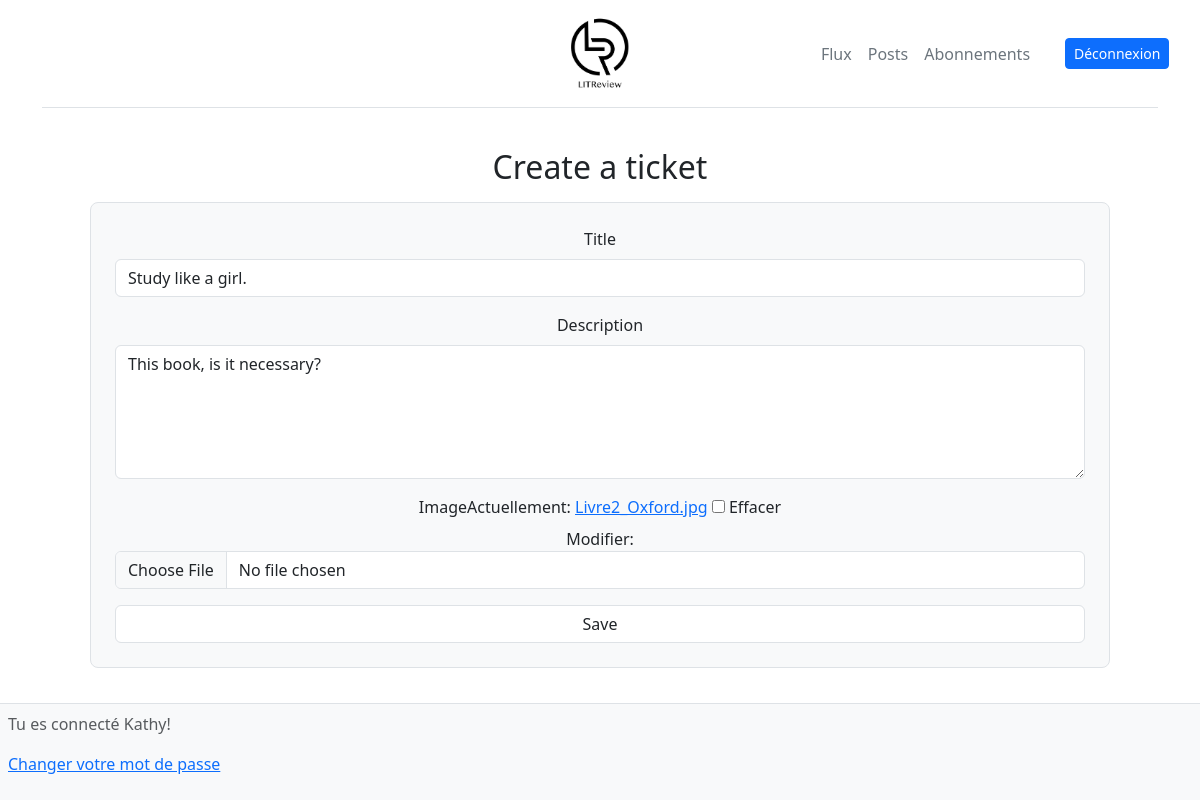
Screenshot of /update_ticket/49 (signed in) with the database file from the repository.
### mvp/models.py (models this page shows, shortened)
class Ticket(models.Model):
    title = models.CharField(max_length=128)
    description = models.TextField(max_length=2048, blank=True)
    user = models.ForeignKey(to=settings.AUTH_USER_MODEL, on_delete=models.CASCADE)
    image = models.ImageField(null=True, blank=True)
    time_created = models.DateTimeField(auto_now_add=True)
    IMAGE_MAX_SIZE = (800, 800)

### authentication/models.py (models this page shows, shortened)
class MyUser(AbstractBaseUser, PermissionsMixin):
    username = models.CharField(max_length=40, unique=True)
    USERNAME_FIELD = 'username'
    EMAIL_FIELD = 'email'
    ADMINISTRATOR = 'ADMINISTRATOR'
    SUBSCRIBER = 'SUBSCRIBER'
    ROLE_CHOICES = [
        (ADMINISTRATOR, 'Administrateur'),
        (SUBSCRIBER, 'Utilisateur'),
    ]
    REQUIRED_FIELDS = ['email']
    email = models.EmailField(
        verbose_name='email address',
        max_length=255,
        unique=True,
        null=True,
        blank=True,
    )
    role = models.CharField(max_length=30, choices=ROLE_CHOICES, default=SUBSCRIBER, verbose_name='Rôle')
    is_active = models.BooleanField(default=True)
    is_admin = models.BooleanField(default=False)
    objects = MyCustomManager()
    def __str__(self):
        return self.username

### mvp/views.py (the view)
# urls.py: path('update_ticket/<int:pk>', mvp.views.MyFormUpdateTicketView.as_view(), name='MyFormUpdateTicketView'),
class MyFormUpdateTicketView(LoginRequiredMixin, UpdateView):
    model = Ticket
    form_class = TicketForm
    success_url = reverse_lazy('posts')

### mvp/forms.py
class TicketForm(ModelForm):
    class Meta:
        model = models.Ticket
        fields = ['title', 'description', 'image']
        widgets = {'description': Textarea(attrs={"rows": "5"})}

### mvp/templates/mvp/ticket_form.html (shortened to what this page needs)
{% extends 'base.html' %}
{% load i18n %}
{% load django_bootstrap5 %}
{% block content %}
    <div class="container-fluid">
        <div class="px-4 py-3 my-4 text-center">
            <h2>{% translate 'Create a ticket' %}</h2>
            <form class="p-4 p-md-4 border rounded-3 bg-light mt-3" method="post" enctype="multipart/form-data" >
                {% bootstrap_form form %}
                <input type="submit" class="form-control" value="Save">
            </form>
        </div>
    </div>
{% endblock content %}

### templates/base.html (shortened to what this page needs)
<!DOCTYPE html>
{% load django_bootstrap5 %}
{% load i18n %}
{% get_current_language as LANGUAGE_CODE %}
{% load static %}
<html lang="{{ LANGUAGE_CODE|default:'en_us' }}">
      <head>
        {% bootstrap_css %}
      </head>
  <body class="container-fluid">
    <div class="container-lg">
        <header class="d-flex flex-wrap align-items-center justify-content-center justify-content-lg-end py-3 mb-4 border-bottom">
            <a href="/" class="d-flex col-12 col-lg-4 px-0 mb-0">
                <img class="d-block mx-auto" src="{% static '/images/LITReview.png' %} " alt="logo" height="75px">
            </a>
            <nav class="navbar d-flex align-items-center justify-content-center justify-content-md-end col-12 col-lg-4">
                <ul class="nav justify-content-center col-12 col-md-4 col-lg-9 ">
                    <li class="nav-item"><a href="{% url 'stream' %}" class="nav-link link-secondary px-2 " >Flux</a></li>
                    <li class="nav-item"><a href="{% url 'posts' %}" class="nav-link link-secondary px-2">Posts</a></li>
                    <li class="nav-item"><a href="{% url 'subscription' %}" class="nav-link link-secondary px-2">Abonnements</a></li>
                </ul>
                <div class="text-center text-md-end col-12 col-md-4 col-lg-3 ">
                    {% if user.is_authenticated %}
                        <form class="mb-0" action="/logout" >
                            <button type="submit" class="btn btn-primary btn-sm">{% translate 'Sign out' %}</button>
                        </form>
                    {% else %}
                    <form class="mb-0" action="/signup">
                        <button type="submit" class="btn btn-primary btn-sm">{% translate 'Sign Up' %}</button>
                    </form>
                    {% endif %}
                </div>
            </nav>
        </header>
        <main class="container-fluid mb-5 pb-4">
            {% block content %}
            {% endblock content %}
        </main>
        <footer class="fixed-bottom bg-body-tertiary text-body-secondary p-2 border-top">
            <p>{% translate 'You are connected' %} {{ request.user }}! </p>
            <p><a href="{% url 'password_change' %}">{% translate 'Change password' %}</a></p>
        </footer>
    </div>
  </body>
</html>

### rows the page displays
Ticket: title "Study like a girl.", description "This book, is it necessary?"
MyUser: user "Kathy"
